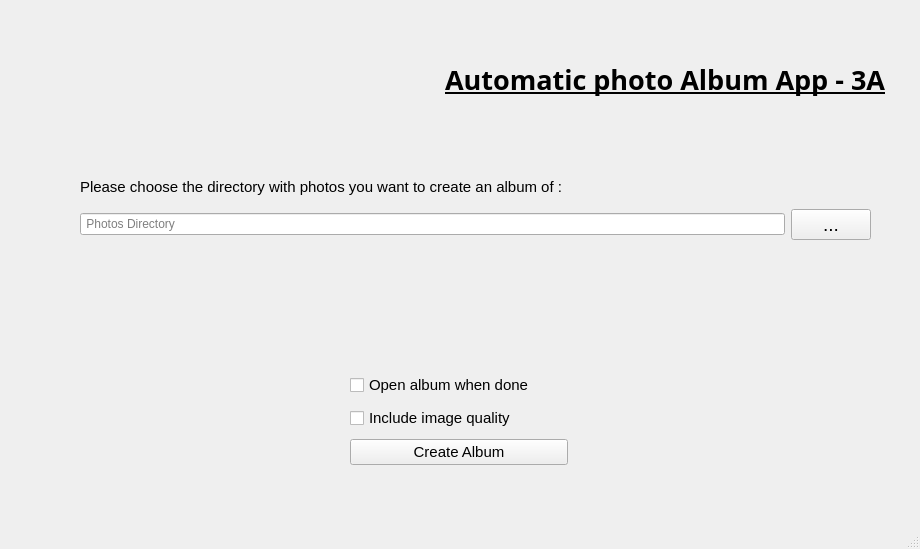
<?xml version="1.0" encoding="UTF-8"?>
<ui version="4.0">
 <class>MainWindow</class>
 <widget class="QMainWindow" name="MainWindow">
  <property name="geometry">
   <rect>
    <x>0</x>
    <y>0</y>
    <width>920</width>
    <height>549</height>
   </rect>
  </property>
  <property name="windowTitle">
   <string>Automatic Album App (3A)</string>
  </property>
  <widget class="QWidget" name="centralwidget">
   <widget class="QWidget" name="">
    <property name="geometry">
     <rect>
      <x>60</x>
      <y>30</y>
      <width>826</width>
      <height>98</height>
     </rect>
    </property>
    <layout class="QHBoxLayout" name="horizontalLayout">
     <item>
      <widget class="QLabel" name="label_3">
       <property name="text">
        <string/>
       </property>
       <property name="pixmap">
        <pixmap resource="../Pictures/QT_images/AutomaticPhotoAlbum-Logo.qrc">:/Icon/ic_photo_album_black_48dp_2x.png</pixmap>
       </property>
       <property name="scaledContents">
        <bool>true</bool>
       </property>
      </widget>
     </item>
     <item>
      <widget class="QLabel" name="label">
       <property name="font">
        <font>
         <family>Castellar</family>
         <pointsize>20</pointsize>
         <weight>75</weight>
         <bold>true</bold>
         <underline>true</underline>
        </font>
       </property>
       <property name="text">
        <string>Automatic photo Album App - 3A</string>
       </property>
      </widget>
     </item>
    </layout>
   </widget>
   <widget class="QWidget" name="">
    <property name="geometry">
     <rect>
      <x>80</x>
      <y>170</y>
      <width>791</width>
      <height>70</height>
     </rect>
    </property>
    <layout class="QVBoxLayout" name="verticalLayout">
     <item>
      <widget class="QLabel" name="label_2">
       <property name="font">
        <font>
         <pointsize>11</pointsize>
        </font>
       </property>
       <property name="text">
        <string>Please choose the directory with photos you want to create an album of :</string>
       </property>
      </widget>
     </item>
     <item>
      <layout class="QHBoxLayout" name="horizontalLayout_2">
       <item>
        <widget class="QLineEdit" name="lineEdit">
         <property name="readOnly">
          <bool>true</bool>
         </property>
         <property name="placeholderText">
          <string> Photos Directory</string>
         </property>
        </widget>
       </item>
       <item>
        <widget class="QPushButton" name="pushButton_2">
         <property name="font">
          <font>
           <pointsize>14</pointsize>
           <weight>50</weight>
           <bold>false</bold>
          </font>
         </property>
         <property name="text">
          <string>...</string>
         </property>
        </widget>
       </item>
      </layout>
     </item>
    </layout>
   </widget>
   <widget class="QWidget" name="">
    <property name="geometry">
     <rect>
      <x>350</x>
      <y>370</y>
      <width>218</width>
      <height>99</height>
     </rect>
    </property>
    <layout class="QVBoxLayout" name="verticalLayout_2">
     <item>
      <widget class="QCheckBox" name="checkBox_2">
       <property name="font">
        <font>
         <pointsize>11</pointsize>
        </font>
       </property>
       <property name="text">
        <string>Open album when done</string>
       </property>
      </widget>
     </item>
     <item>
      <widget class="QCheckBox" name="checkBox">
       <property name="font">
        <font>
         <pointsize>11</pointsize>
        </font>
       </property>
       <property name="text">
        <string>Include image quality</string>
       </property>
      </widget>
     </item>
     <item>
      <widget class="QPushButton" name="pushButton">
       <property name="font">
        <font>
         <pointsize>11</pointsize>
        </font>
       </property>
       <property name="text">
        <string>Create Album</string>
       </property>
      </widget>
     </item>
    </layout>
   </widget>
   <zorder>pushButton</zorder>
   <zorder>pushButton_2</zorder>
   <zorder>checkBox</zorder>
   <zorder>checkBox_2</zorder>
   <zorder>lineEdit</zorder>
   <zorder>label</zorder>
   <zorder>label_2</zorder>
   <zorder>label_3</zorder>
   <zorder>lineEdit</zorder>
  </widget>
  <widget class="QStatusBar" name="statusbar"/>
 </widget>
 <resources>
  <include location="../display/UI/AutomaticPhotoAlbum-Logo.qrc"/>
 </resources>
 <connections>
  <connection>
   <sender>pushButton_2</sender>
   <signal>clicked()</signal>
   <receiver>lineEdit</receiver>
   <slot>update()</slot>
   <hints>
    <hint type="sourcelabel">
     <x>774</x>
     <y>260</y>
    </hint>
    <hint type="destinationlabel">
     <x>667</x>
     <y>264</y>
    </hint>
   </hints>
  </connection>
 </connections>
</ui>
